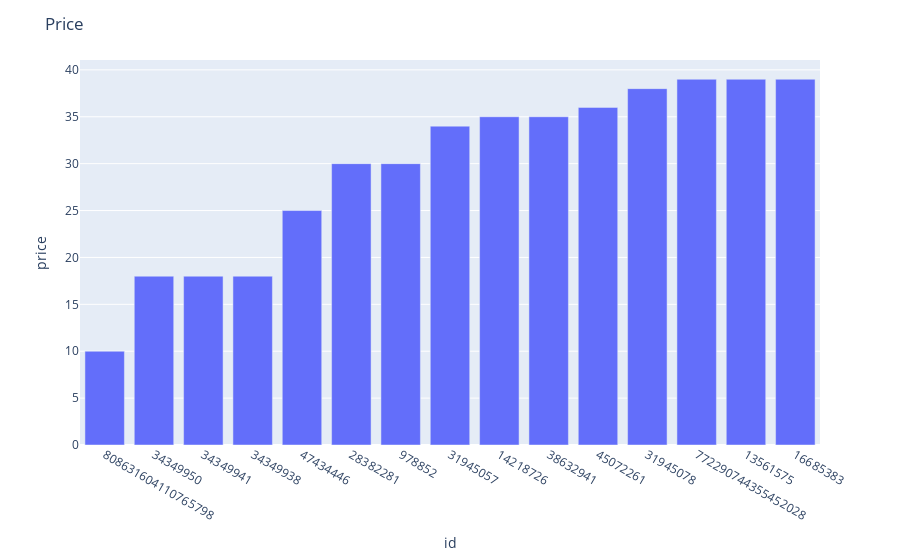

Here is the notebook cell this chart was saved with:
### Code cell
# Пример вывода по цене (первые 15)
data_listing = data_listing.sort_values(by=['price', 'rating'], ascending=[True, False])
data_listing['id'] = list(map(str, data_listing.id))
data_listing = data_listing[data_listing.price > 0]

fig = px.bar(
    data_frame=data_listing.iloc[:15],
    x='id',
    y='price'
)
fig.update_layout(title='Price')
fig.show()

### Figure 1 — Plotly figure (JSON) as saved in the notebook; plotly's stock layout.template omitted (floating-point values rounded to 4 significant figures)
{"data": [{"alignmentgroup": "True", "hovertemplate": "id=%{x}<br>price=%{y}<extra></extra>", "legendgroup": "", "marker": {"color": "#636efa", "pattern": {"shape": ""}}, "name": "", "offsetgroup": "", "orientation": "v", "showlegend": false, "textposition": "auto", "type": "bar", "x": ["808631604110765798", "34349950", "34349941", "34349938", "47434446", "28382281", "978852", "31945057", "14218726", "38632941", "45072261", "31945078", "772290744355452028", "13561575", "16685383"], "xaxis": "x", "y": [10, 18, 18, 18, 25, 30, 30, 34, 35, 35, 36, 38, 39, 39, 39], "yaxis": "y"}], "layout": {"barmode": "relative", "legend": {"tracegroupgap": 0}, "margin": {"t": 60}, "title": {"text": "Price"}, "xaxis": {"anchor": "y", "domain": [0, 1], "title": {"text": "id"}}, "yaxis": {"anchor": "x", "domain": [0, 1], "title": {"text": "price"}}}}
